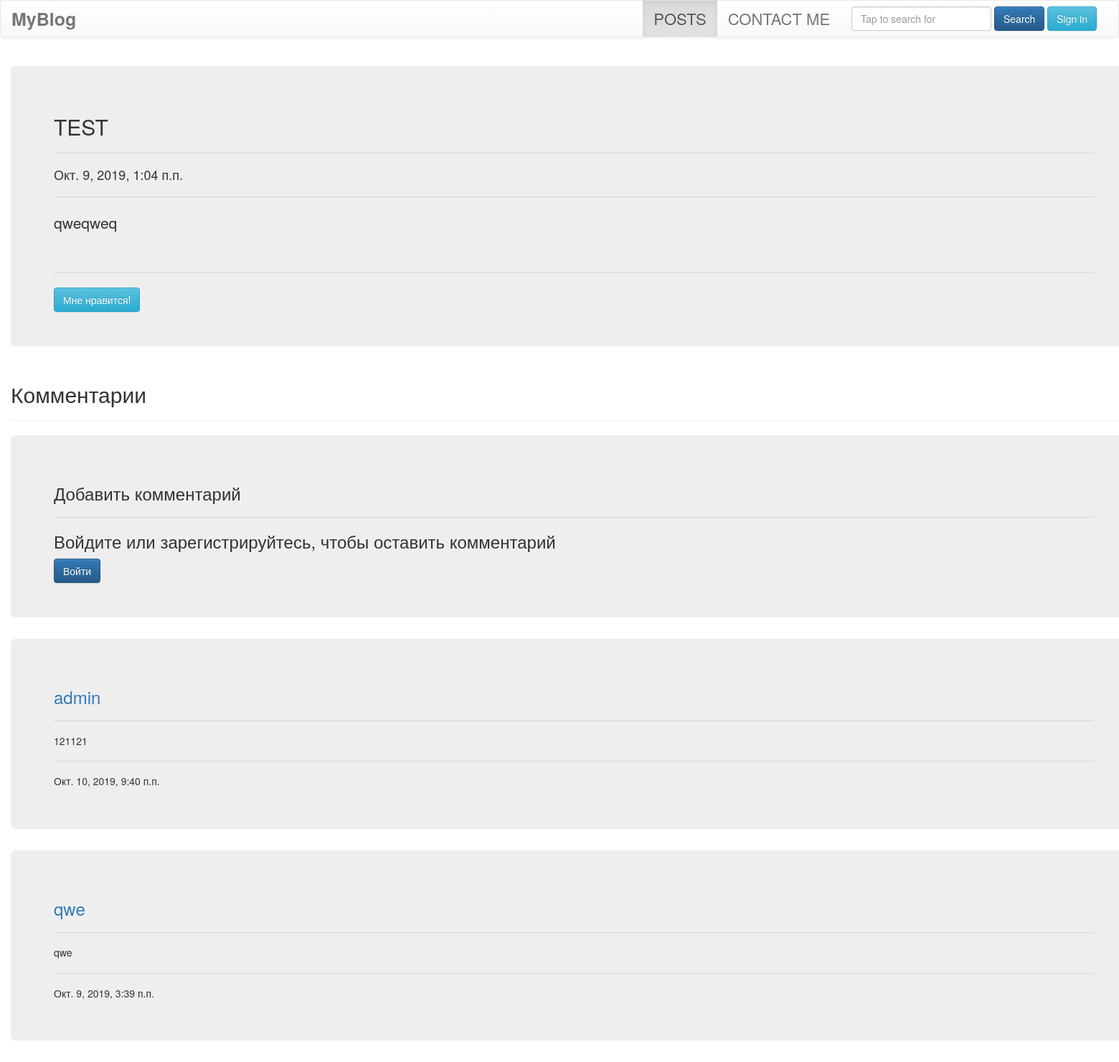
Page /posts/test on the earlier database version.
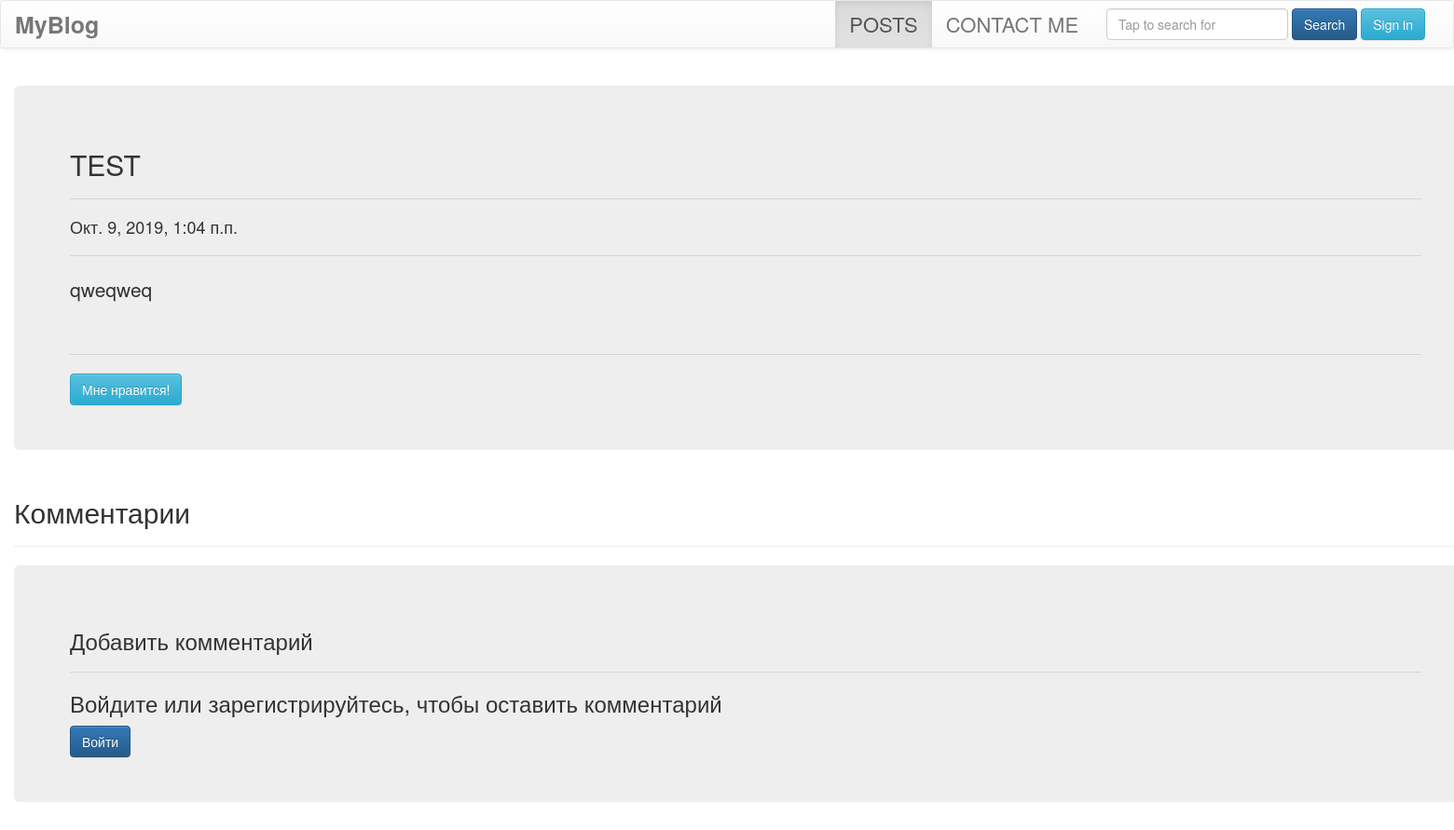
Same page on the later database version.
### blog/models.py (models this page shows, shortened)
class Post(models.Model):
    title = models.CharField(max_length = 100)
    pub_date = models.DateTimeField()
    slug = models.SlugField(default = '')
    post_content = models.TextField(blank = True)
    post_status = models.IntegerField(choices=POST_STATUS, default=0)

class Comment(models.Model):
    comment_body = models.ForeignKey(Post, on_delete = models.CASCADE, null=True)
    user = models.CharField(max_length = 100)
    pub_date = models.DateTimeField(auto_now_add = True)
    comment_content = models.TextField(default= '')
    comment_status = models.IntegerField(choices=COMMENT_STATUS, default=1)

### blog/views.py (the view)
# urls.py: path('posts/<str:slug>', views.PostPageView, name = 'PostPageView'),
def PostPageView(request, slug):
    template_name = 'blog/postview.html'
    post = get_object_or_404(Post, slug=slug)
    comments_list = post.comment_set.filter(comment_status=1).order_by('-pub_date')[:10]
    if request.method == 'POST':
        form = LeaveCommentForm(request.POST)
        current_user = request.user.get_username()
        add_comment_content = request.POST['comment_content']
        post.comment_set.create(user = current_user, comment_content = add_comment_content)
        return HttpResponseRedirect(reverse('blog:PostPageView', args = (post.slug,)))
    form = LeaveCommentForm()
    content = {
	    'post': post,
	    'comments_list':comments_list,
	    'form': form,
	    }
    return render(request, template_name, content)

### blog/forms.py
class LeaveCommentForm(forms.ModelForm):
    class Meta:
        model = Comment
        fields = [
            'comment_content',
			]
        widgets = {
            'comment_content': forms.Textarea(attrs = {'class': 'form-control', 'placeholder': 'Комментарий'})
        }

### templates/blog/postview.html (shortened to what this page needs)
{% extends 'blog/mainpage.html' %}
{% block active_link %}
     <ul class="nav navbar-nav">
            <li class="dropdown active">
              <a class="dropdown-toggle" style="font-size: 22px" data-toggle="dropdown" href="#">POSTS</a>
            </li>
            <li> <a href="{% url 'blog:ContactMe' %}" style="font-size: 22px">CONTACT ME</a></li>
          </ul>
          <form class="navbar-form navbar-right">
          <div class="form-group">
            <input class="form-control" type="text" placeholder="Tap to search for">
           </div>
            <button type="submit" data-toggle="dropdown" class="dropdown-toggle btn btn-primary">Search</button>
                {% if user.is_authenticated %}
                    <a class="btn btn-info" href="{% url 'accounts:SignoutView' %}">Sign out</a>
                    <div class="btn btn-info" >Welcome, <b>{{user}}</b></div>
                {% else %}
                    <a class="btn btn-info" href="{% url 'accounts:SignupView' %}">Sign in</a>
                {% endif%}
        </form>
{% endblock %}
{% block content%}
    <br>
    <div class="container" style="width: 1600px">
      <div class="jumbotron">
        <h2>{{ post.title }}</h2>
        <hr class="my-4">
        <h4>{{ post.pub_date }}</h4>
        <hr class="my-4">
        <p>{{ post.post_content }}</p>
        <br>
        <hr class="my-4">
        <a class="btn btn-info" href="{% url 'blog:Post_liked' post.slug  %}">Мне нравится!</a>
      </div>
    </div>
    <div class="container" style="width: 1600px">
      <h2>Комментарии</h2>
      <hr class="my-4">
    </div>
    <div class="container" style="width: 1600px">
      <div class="jumbotron">
        <h3>Добавить комментарий</h3>
        <hr class="my-4">
      {% if user.is_authenticated %}
          <form action="{% url 'blog:PostPageView' post.slug %}" method="POST">
          {% csrf_token %}
             <div class="form-group">
                {{ form.comment_content }}
              </div>
                <button href="" class="btn btn-primary" type="submit">Добавить</button>
           </form>
      {% else %}
          <h3>Войдите или зарегистрируйтесь, чтобы оставить комментарий</h3>
          <a class="btn btn-primary" href="{% url 'accounts:SignupView' %}">Войти</a>
      {% endif %}
      </div>
    </div>
    {% if comments_list %}
        {% for comment in comments_list %}
            <div class="container" style="width: 1600px">
                <div class="jumbotron">
                    <h3><a style="text-decoration: none" href="#">{{ comment.user }}</a></h3>
                    <hr class="my-4">
                    <h5>{{ comment.comment_content }}</h5>
                    <hr class="my-4">
                    <h5>{{ comment.pub_date }}</h5>
                </div>
            </div>
        {% endfor %}
    {% endif %}
{% endblock %}

### templates/blog/mainpage.html (shortened to what this page needs)
<!DOCTYPE html>
<html lang="ru">
<head>
    <link rel="stylesheet" href="https://maxcdn.bootstrapcdn.com/bootstrap/3.3.7/css/bootstrap.min.css">
    <link rel="stylesheet" href="https://maxcdn.bootstrapcdn.com/bootstrap/3.3.7/css/bootstrap-theme.min.css">
    {% load staticfiles %}
    <link rel="stylesheet" type="text/css" href="{% static 'blog/css/mainpage.css' %}">
</head>
<body>
	<div class="navbar navbar-default">
      <div class="container-fluid">
        <div class="navbar-header">
          <a class="navbar-brand" id="logo_color" href="{% url 'blog:MainPageView' %}"><b style="font-size: 25px">MyBlog</b></a>
        </div>
        <div class="collapse navbar-collapse navbar-right" id="bs-example-navbar-collapse-1">
        {% block active_link %}{% endblock %}
        </div>
      </div>
    </div>
    {% block content%}{% endblock %}
</body>
</html>

Differences in the rows shown:
removed Comment: user "admin", comment_content "121121", pub_date "Окт. 10, 2019, 9:40 п.п."
removed Comment: user "qwe", comment_content "qwe", pub_date "Окт. 9, 2019, 3:39 п.п."
